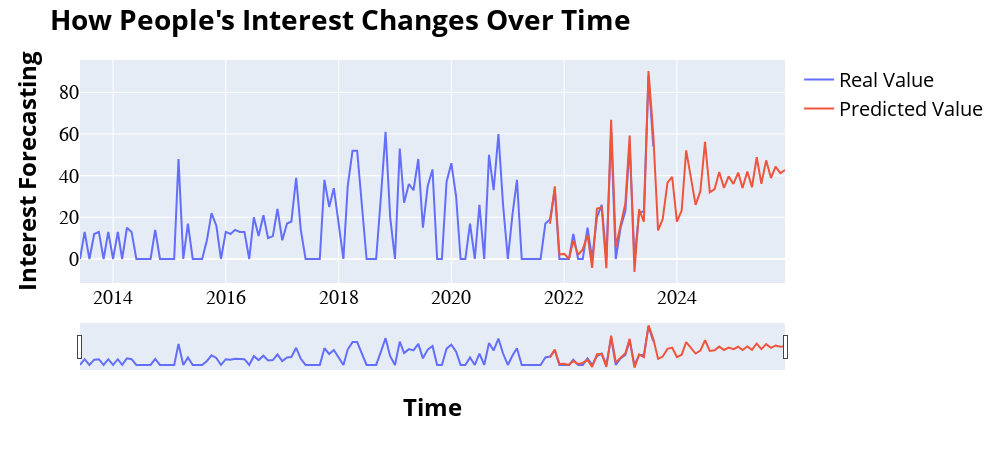
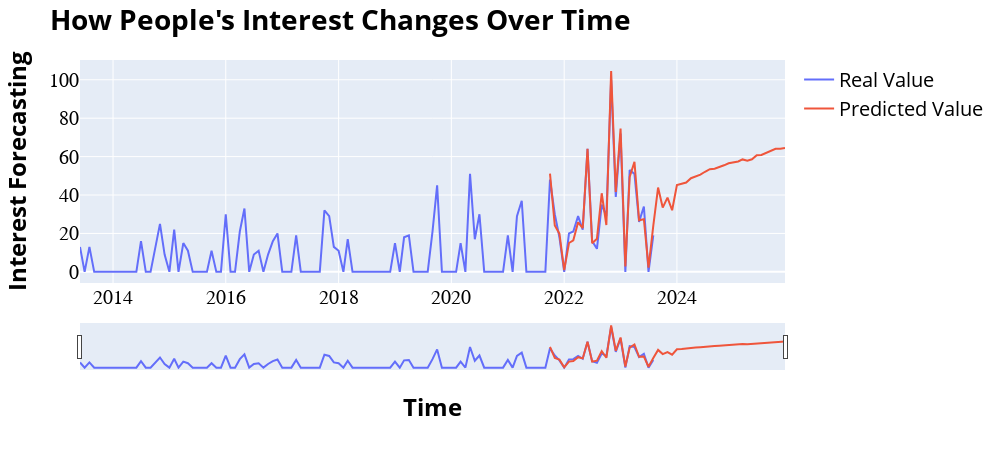

Notebook code for these charts, in order:
### Code cell
for df in [df_global, df_local]:
    model, Score_te = modeling_LGBMRegressor_slidingwindow1D(df, SEQUENCE=SEQUENCE, Y_SCALING=Y_SCALING, MOVING_TYPE=MOVING_TYPE,
                                                   TRAIN_WINDOW=TRAIN_WINDOW, FORECASTING_PERIOD=FORECASTING_PERIOD,
                                                   LOSS=LOSS_ML, GRIDSEARCH_PARAMS=PARAMS_BOOST, CV_SPLITS=CV_SPLITS,
                                                   PLOT_TITLE=PLOT_TITLE, PLOT_XLABEL=PLOT_XLABEL, PLOT_YLABEL=PLOT_YLABEL)
    display(Score_te)

### Figure 1 — Plotly figure (JSON) as saved in the notebook; plotly's stock layout.template omitted (floating-point values rounded to 4 significant figures; data arrays with more than 128 entries replaced by an {"elided": "..."} marker saying what was removed)
{"data": [{"hovertemplate": "variable=Real Value<br>index=%{x}<br>value=%{y}<extra></extra>", "legendgroup": "Real Value", "line": {"color": "#636efa", "dash": "solid"}, "marker": {"symbol": "circle"}, "mode": "lines", "name": "Real Value", "orientation": "v", "showlegend": true, "type": "scatter", "x": {"elided": "151 str values"}, "xaxis": "x", "y": {"elided": "151 int values"}, "yaxis": "y"}, {"hovertemplate": "variable=Predicted Value<br>index=%{x}<br>value=%{y}<extra></extra>", "legendgroup": "Predicted Value", "line": {"color": "#EF553B", "dash": "solid"}, "marker": {"symbol": "circle"}, "mode": "lines", "name": "Predicted Value", "orientation": "v", "showlegend": true, "type": "scatter", "x": {"elided": "151 str values"}, "xaxis": "x", "y": {"elided": "151 float values"}, "yaxis": "y"}], "layout": {"font": {"color": "black", "size": 20}, "height": 450, "legend": {"title": {"text": ""}, "tracegroupgap": 0}, "margin": {"t": 60}, "title": {"text": "<b>How People's Interest Changes Over Time<b>"}, "width": 1000, "xaxis": {"anchor": "y", "domain": [0, 1], "rangeslider": {"visible": true}, "tickfont": {"family": "Arial Black"}, "title": {"text": "<b>Time<b>"}}, "yaxis": {"anchor": "x", "domain": [0, 1], "tickfont": {"family": "Arial Black"}, "title": {"text": "<b>Interest Forecasting<b>"}}}}

### Figure 2 — Plotly figure (JSON) as saved in the notebook; plotly's stock layout.template omitted (floating-point values rounded to 4 significant figures; data arrays with more than 128 entries replaced by an {"elided": "..."} marker saying what was removed)
{"data": [{"hovertemplate": "variable=Real Value<br>index=%{x}<br>value=%{y}<extra></extra>", "legendgroup": "Real Value", "line": {"color": "#636efa", "dash": "solid"}, "marker": {"symbol": "circle"}, "mode": "lines", "name": "Real Value", "orientation": "v", "showlegend": true, "type": "scatter", "x": {"elided": "151 str values"}, "xaxis": "x", "y": {"elided": "151 int values"}, "yaxis": "y"}, {"hovertemplate": "variable=Predicted Value<br>index=%{x}<br>value=%{y}<extra></extra>", "legendgroup": "Predicted Value", "line": {"color": "#EF553B", "dash": "solid"}, "marker": {"symbol": "circle"}, "mode": "lines", "name": "Predicted Value", "orientation": "v", "showlegend": true, "type": "scatter", "x": {"elided": "151 str values"}, "xaxis": "x", "y": {"elided": "151 float values"}, "yaxis": "y"}], "layout": {"font": {"color": "black", "size": 20}, "height": 450, "legend": {"title": {"text": ""}, "tracegroupgap": 0}, "margin": {"t": 60}, "title": {"text": "<b>How People's Interest Changes Over Time<b>"}, "width": 1000, "xaxis": {"anchor": "y", "domain": [0, 1], "rangeslider": {"visible": true}, "tickfont": {"family": "Arial Black"}, "title": {"text": "<b>Time<b>"}}, "yaxis": {"anchor": "x", "domain": [0, 1], "tickfont": {"family": "Arial Black"}, "title": {"text": "<b>Interest Forecasting<b>"}}}}
